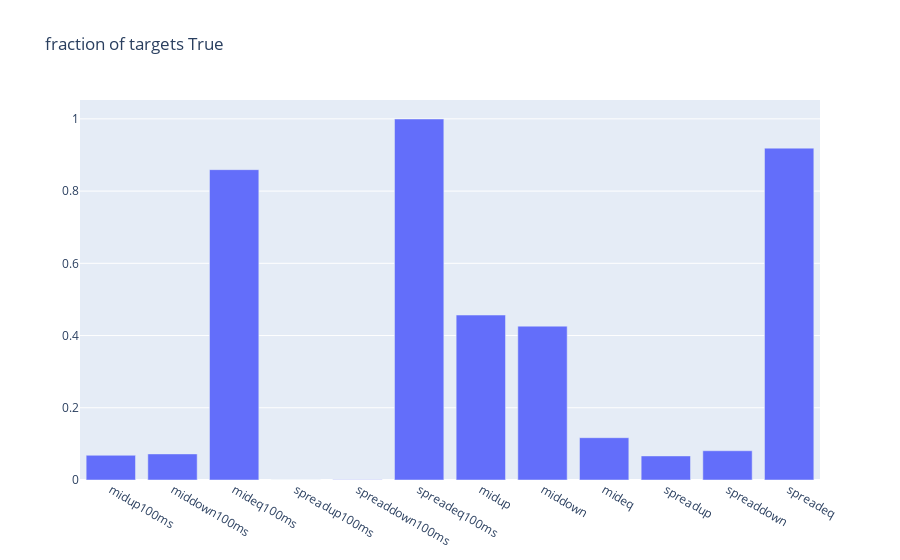

The code cell stored with this chart in its notebook:
### Code cell
import plotly.graph_objects as go
cols = []
for col in df_combine.columns:
    if 'mid' in col or 'spread' in col:
        cols += [col]
cols = cols[2:]
fig = go.Figure()
fig.add_bar(x=cols,y=df_combine[cols].sum()/len(df_combine))
fig.update_layout(title_text="fraction of targets True")
fig.show()

### Figure 1 — Plotly figure (JSON) as saved in the notebook; plotly's stock layout.template omitted (floating-point values rounded to 4 significant figures)
{"data": [{"type": "bar", "x": ["midup100ms", "middown100ms", "mideq100ms", "spreadup100ms", "spreaddown100ms", "spreadeq100ms", "midup", "middown", "mideq", "spreadup", "spreaddown", "spreadeq"], "y": [0.06843, 0.07223, 0.8593, 0.0003336, 0.0003614, 0.9996, 0.4568, 0.426, 0.1171, 0.06664, 0.081, 0.9189]}], "layout": {"title": {"text": "fraction of targets True"}}}
